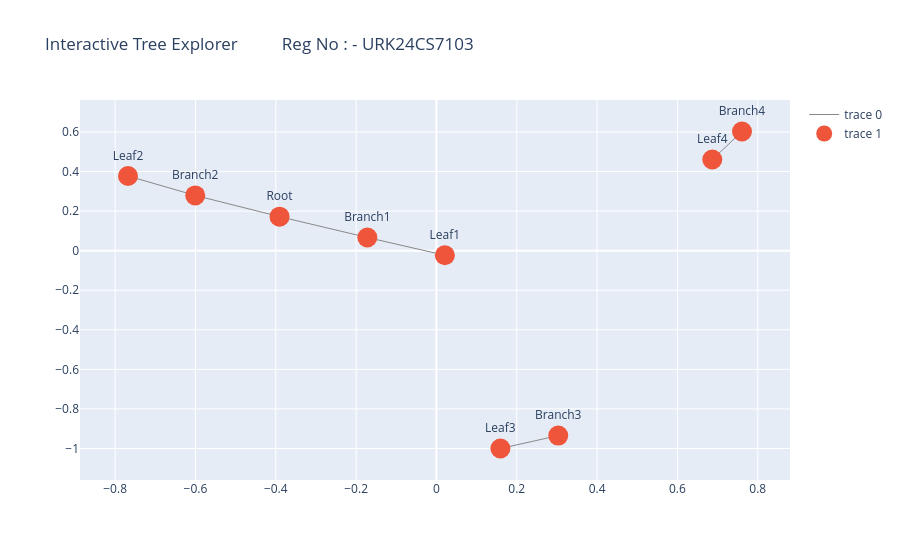

Write notebook code for a chart like this one.
### Code cell
edge_x = []
edge_y = []

for edge in G.edges():
    x0, y0 = pos[edge[0]]
    x1, y1 = pos[edge[1]]
    
    edge_x.extend([x0, x1, None])
    edge_y.extend([y0, y1, None])

edge_trace = go.Scatter(
    x = edge_x,
    y = edge_y,
    line = dict(width=1, color='#888'),
    mode = 'lines'
)

node_x = []
node_y = []
labels = []

for node in G.nodes():
    x, y = pos[node]
    node_x.append(x) 
    node_y.append(y)
    labels.append(node)

node_trace = go.Scatter(
    x = node_x,
    y = node_y,
    mode = 'markers+text', 
    text = labels,
    textposition = "top center",
    marker = dict(size = 20)
)

fig = go.Figure(data=[edge_trace, node_trace])
fig.update_layout(
    title = "Interactive Tree Explorer          Reg No : - URK24CS7103      ",
)

fig.show()

### Figure 1 — Plotly figure (JSON) as saved in the notebook; plotly's stock layout.template omitted (floating-point values rounded to 4 significant figures)
{"data": [{"line": {"color": "#888", "width": 1}, "mode": "lines", "type": "scatter", "x": [-0.3906, -0.172, null, -0.3906, -0.6006, null, -0.172, 0.021, null, -0.6006, -0.7679, null, 0.3033, 0.1592, null, 0.7608, 0.6868, null], "y": [0.172, 0.06666, null, 0.172, 0.2793, null, 0.06666, -0.02338, null, 0.2793, 0.3773, null, -0.9348, -1, null, 0.6024, 0.4606, null]}, {"marker": {"size": 20}, "mode": "markers+text", "text": ["Root", "Branch1", "Branch2", "Leaf1", "Leaf2", "Branch3", "Leaf3", "Branch4", "Leaf4"], "textposition": "top center", "type": "scatter", "x": [-0.3906, -0.172, -0.6006, 0.021, -0.7679, 0.3033, 0.1592, 0.7608, 0.6868], "y": [0.172, 0.06666, 0.2793, -0.02338, 0.3773, -0.9348, -1, 0.6024, 0.4606]}], "layout": {"title": {"text": "Interactive Tree Explorer          Reg No : - URK24CS7103      "}}}
